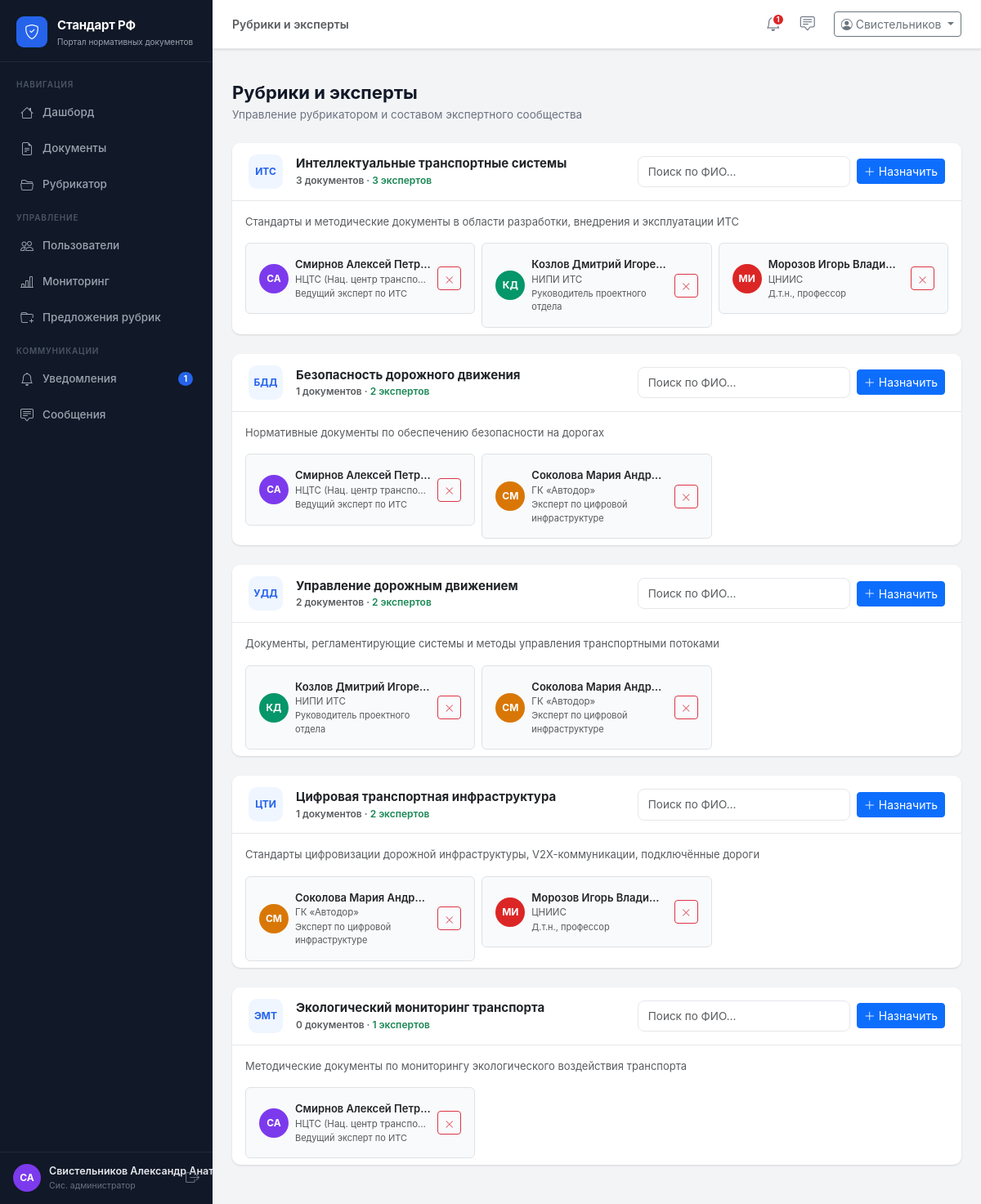
/admin/rubrics (signed in), run on the app's committed database.
### app/models.py (models this page shows, shortened)
class User(db.Model):
    __tablename__ = 'users'
    id           = db.Column(db.Integer, primary_key=True)
    username     = db.Column(db.String(80), unique=True, nullable=False)
    email        = db.Column(db.String(120), unique=True, nullable=False)
    password     = db.Column(db.String(200), nullable=False, default='demo123')
    role         = db.Column(db.String(20), nullable=False)   # admin | org | expert
    full_name    = db.Column(db.String(200))
    organization = db.Column(db.String(300))
    position     = db.Column(db.String(200))
    created_at   = db.Column(db.DateTime, default=datetime.utcnow)
    phone        = db.Column(db.String(20))
    is_active    = db.Column(db.Boolean, default=True)
    org_id       = db.Column(db.Integer, db.ForeignKey('users.id'), nullable=True)
    rubric_id    = db.Column(db.Integer, db.ForeignKey('rubrics.id'), nullable=True)
    documents     = db.relationship('Document', backref='author', lazy=True,
                                    foreign_keys='Document.author_id')
    comments      = db.relationship('Comment', backref='author', lazy=True)
    notifications = db.relationship('Notification', backref='user', lazy=True)
    def get_initials(self):
        if self.full_name:
            parts = self.full_name.split()
            if len(parts) >= 2:
                return f"{parts[0][0]}{parts[1][0]}".upper()
            return self.full_name[:2].upper()
        return self.username[:2].upper()
    def role_label(self):
        return {'admin': 'Сис. администратор', 'org': 'Разработчик', 'organization': 'Организация', 'expert': 'Эксперт'}.get(self.role, self.role)
    def unread_notifications(self):
        return Notification.query.filter_by(user_id=self.id, is_read=False).count()
    def unread_messages(self):
        return Message.query.filter_by(receiver_id=self.id, is_read=False).count()

class Rubric(db.Model):
    __tablename__ = 'rubrics'
    id          = db.Column(db.Integer, primary_key=True)
    code        = db.Column(db.String(20), unique=True, nullable=False)
    name        = db.Column(db.String(200), nullable=False)
    description = db.Column(db.Text)
    created_at  = db.Column(db.DateTime, default=datetime.utcnow)
    documents = db.relationship('Document', backref='rubric', lazy=True)
    def document_count(self):
        return Document.query.filter_by(rubric_id=self.id).count()

class RubricExpert(db.Model):
    __tablename__ = 'rubric_experts'
    id          = db.Column(db.Integer, primary_key=True)
    rubric_id   = db.Column(db.Integer, db.ForeignKey('rubrics.id'), nullable=False)
    user_id     = db.Column(db.Integer, db.ForeignKey('users.id'), nullable=False)
    assigned_at = db.Column(db.DateTime, default=datetime.utcnow)
    rubric = db.relationship('Rubric', backref='expert_assignments')
    user   = db.relationship('User', backref='rubric_assignments')

### app/routes/admin.py (the view)
@admin_bp.route('/rubrics')
@role_required('admin')
def rubrics():
    user        = get_current_user()
    all_rubrics = Rubric.query.all()
    experts     = User.query.filter_by(role='expert').all()
    assignments = {re.user_id: re.rubric_id
                   for re in RubricExpert.query.all()}
    return render_template('admin/rubrics.html',
                           rubrics=all_rubrics, experts=experts,
                           assignments=assignments, user=user)

### app/utils.py (called while the page is built)
def role_required(*roles):
    def decorator(f):
        @wraps(f)
        def decorated(*args, **kwargs):
            if 'user_id' not in session:
                return redirect(url_for('auth.login'))
            if session.get('role') not in roles:
                flash('Недостаточно прав для доступа к этому разделу.', 'danger')
                return redirect(url_for('main.dashboard'))
            return f(*args, **kwargs)
        return decorated
    return decorator

def get_current_user():
    if 'user_id' in session:
        return User.query.get(session['user_id'])
    return None

### app/templates/admin/rubrics.html (shortened to what this page needs)
{% extends 'base.html' %}
{% block page_title %}Рубрики и эксперты{% endblock %}
{% block content %}
<div class="page-header">
  <h1>Рубрики и эксперты</h1>
  <p>Управление рубрикатором и составом экспертного сообщества</p>
</div>
{% for rubric in rubrics %}
{% set assigned_ids = rubric.expert_assignments | map(attribute='user_id') | list %}
{% set available = experts | rejectattr('id', 'in', assigned_ids) | list %}
<div class="card mb-4">
  <div class="card-header d-flex align-items-center justify-content-between flex-wrap gap-2">
    <div class="d-flex align-items-center gap-3">
      <div style="width:42px;height:42px;background:#eff6ff;border-radius:10px;
                  display:flex;align-items:center;justify-content:center;
                  font-size:12px;font-weight:700;color:#2563eb;flex-shrink:0;">
        {{ rubric.code }}
      </div>
      <div>
        <div class="fw-bold" style="font-size:15px;">{{ rubric.name }}</div>
        <div class="text-muted" style="font-size:12px;">
          {{ rubric.document_count() }} документов
          · <span class="{% if rubric.expert_assignments %}text-success fw-semibold{% endif %}">
            {{ rubric.expert_assignments | length }} экспертов
          </span>
        </div>
      </div>
    </div>
    <form method="POST" action="{{ url_for('admin.assign_expert') }}"
          class="d-flex gap-2 align-items-center expert-assign-form"
          onsubmit="return validateAssign(this)">
      <div class="expert-search-wrap position-relative" style="min-width:260px;">
        <input type="text"
               class="form-control form-control-sm expert-search-input"
               placeholder="{% if available %}Поиск по ФИО…{% else %}Все эксперты назначены{% endif %}"
               autocomplete="off"
               {% if not available %}disabled{% endif %}>
      </div>
      <button type="submit" class="btn btn-sm btn-primary"
              {% if not available %}disabled{% endif %}>
        <i class="bi bi-plus-lg me-1"></i>Назначить
      </button>
    </form>
  </div>
  <div class="card-body {% if rubric.expert_assignments %}pb-2{% endif %}">
    {% if rubric.description %}
    <p class="text-muted mb-3" style="font-size:13px;">{{ rubric.description }}</p>
    {% endif %}
    {% if rubric.expert_assignments %}
    <div class="row g-2">
      {% for re in rubric.expert_assignments %}
      <div class="col-sm-6 col-xl-4">
        <div class="d-flex align-items-center gap-2 p-3 rounded border" style="background:#f9fafb;">
          {% set _colors = ['#2563eb','#7c3aed','#059669','#d97706','#dc2626'] %}
          <div class="user-avatar flex-shrink-0"
               style="width:36px;height:36px;font-size:12px;
                      background:{{ _colors[re.user.id % _colors|length] }};">
            {{ re.user.get_initials() }}
          </div>
          <div class="flex-grow-1 min-w-0">
            <div class="fw-semibold text-truncate" style="font-size:13px;">{{ re.user.full_name }}</div>
            <div class="text-muted text-truncate" style="font-size:11.5px;">{{ re.user.organization }}</div>
            <div class="text-muted" style="font-size:11px;">{{ re.user.position }}</div>
          </div>
          <form method="POST" action="{{ url_for('admin.unassign_expert', re_id=re.id) }}"
                class="flex-shrink-0">
            <button type="submit" class="btn btn-sm btn-outline-danger"
                    title="Убрать из рубрики" style="padding:3px 8px;">
              <i class="bi bi-x-lg" style="font-size:11px;"></i>
            </button>
          </form>
        </div>
      </div>
      {% endfor %}
    </div>
    {% else %}
    <div class="text-muted d-flex align-items-center gap-2" style="font-size:13px;">
      <i class="bi bi-person-x opacity-50"></i>
      Экспертов пока не назначено — начните вводить ФИО выше
    </div>
    {% endif %}
  </div>
</div>
{% endfor %}
{% endblock %}

### app/templates/base.html (shortened to what this page needs)
<!DOCTYPE html>
<html lang="ru">
<head>
  <link rel="stylesheet"
        href="https://cdn.jsdelivr.net/npm/bootstrap@5.3.3/dist/css/bootstrap.min.css" />
  <link rel="stylesheet"
        href="https://cdn.jsdelivr.net/npm/bootstrap-icons@1.11.3/font/bootstrap-icons.min.css" />
  <link rel="stylesheet" href="{{ url_for('static', filename='css/main.css') }}" />
</head>
<body>
<aside class="sidebar" id="sidebar">
  <div class="sidebar-brand">
    <div class="brand-icon"><i class="bi bi-shield-check"></i></div>
    <div class="brand-text">
      <span class="brand-title">Стандарт РФ</span>
      <span class="brand-sub">Портал нормативных документов</span>
    </div>
  </div>
  <nav class="sidebar-nav">
    <div class="nav-section-label">Навигация</div>
    <a href="{{ url_for('main.dashboard') }}"
       class="nav-link {% if request.endpoint == 'main.dashboard' %}active{% endif %}">
      <i class="bi bi-house"></i><span>Дашборд</span>
    </a>
    <a href="{{ url_for('documents.list_documents') }}"
       class="nav-link {% if request.blueprint == 'documents' and request.endpoint != 'documents.add' %}active{% endif %}">
      <i class="bi bi-file-earmark-text"></i><span>Документы</span>
    </a>
    <a href="{{ url_for('rubrics.index') }}"
       class="nav-link {% if request.blueprint == 'rubrics' %}active{% endif %}">
      <i class="bi bi-folder2-open"></i><span>Рубрикатор</span>
    </a>
    {% if session.role in ('admin', 'org', 'organization') %}
    <div class="nav-section-label mt-2">Управление</div>
    {% if session.role == 'admin' %}
    <a href="{{ url_for('admin.users') }}"
       class="nav-link {% if request.endpoint in ('admin.users','admin.create_user','admin.toggle_user') %}active{% endif %}">
      <i class="bi bi-people"></i><span>Пользователи</span>
    </a>
    <a href="{{ url_for('admin.monitoring') }}"
       class="nav-link {% if request.endpoint == 'admin.monitoring' %}active{% endif %}">
      <i class="bi bi-bar-chart-line"></i><span>Мониторинг</span>
    </a>
    <a href="{{ url_for('admin.rubric_proposals') }}"
       class="nav-link {% if request.endpoint in ('admin.rubric_proposals','admin.approve_rubric_proposal','admin.reject_rubric_proposal') %}active{% endif %}">
      <i class="bi bi-folder-plus"></i><span>Предложения рубрик</span>
    </a>
    {% endif %}
    {% endif %}
    <div class="nav-section-label mt-2">Коммуникации</div>
    <a href="{{ url_for('notifications.index') }}"
       class="nav-link {% if request.blueprint == 'notifications' %}active{% endif %}">
      <i class="bi bi-bell"></i><span>Уведомления</span>
      {% set unread_n = current_user.unread_notifications() if current_user else 0 %}
      {% if unread_n > 0 %}
      <span class="nav-badge">{{ unread_n }}</span>
      {% endif %}
    </a>
    <a href="{{ url_for('messages.index') }}"
       class="nav-link {% if request.blueprint == 'messages' %}active{% endif %}">
      <i class="bi bi-chat-square-text"></i><span>Сообщения</span>
      {% set unread_m = current_user.unread_messages() if current_user else 0 %}
    </a>
  </nav>
  <div class="sidebar-footer">
    <div class="user-card">
      {% set _avatar_colors = ['#2563eb','#7c3aed','#059669','#d97706','#dc2626'] %}
      <div class="user-avatar" style="background:{{ _avatar_colors[(current_user.id % _avatar_colors|length) if current_user else 0] }}">
        {{ current_user.get_initials() if current_user else '?' }}
      </div>
      <div class="user-info">
        <div class="user-name">{{ session.full_name or 'Гость' }}</div>
        <div class="user-role">{{ current_user.role_label() if current_user else '' }}</div>
      </div>
    </div>
    <a href="{{ url_for('auth.logout') }}" class="btn-logout" title="Выйти">
      <i class="bi bi-box-arrow-right"></i>
    </a>
  </div>
</aside>
<div class="main-wrapper">
  <header class="topbar">
    <div class="topbar-breadcrumb">
      {% block breadcrumb %}
      <span class="text-muted">{% block page_title %}{% endblock %}</span>
      {% endblock %}
    </div>
    <div class="topbar-actions ms-auto">
      <a href="{{ url_for('notifications.index') }}" class="topbar-icon-btn" title="Уведомления">
        {% set unread_n = current_user.unread_notifications() if current_user else 0 %}
        {% if unread_n > 0 %}<span class="dot-badge">{{ unread_n }}</span>{% endif %}
      </a>
      <a href="{{ url_for('messages.index') }}" class="topbar-icon-btn" title="Сообщения">
        <i class="bi bi-chat-square-text"></i>
        {% set unread_m = current_user.unread_messages() if current_user else 0 %}
      </a>
      <div class="dropdown ms-2">
        <button class="btn btn-outline-secondary btn-sm dropdown-toggle" data-bs-toggle="dropdown">
          <i class="bi bi-person-circle me-1"></i>{{ session.full_name.split()[0] if session.full_name else 'Гость' }}
        </button>
      </div>
    </div>
  </header>
  <div class="flash-container">
  </div>
  <main class="page-content">
    {% block content %}{% endblock %}
  </main>
</div>
</body>
</html>

### data on the page
User: full_name "СА", role "Сис. администратор"
Rubric: code "ИТС", name "Интеллектуальные транспортные системы", document_count "3", expert_assignments|length "3", description "Стандарты и методические документы в области разработки, внедрения и эксплуатации ИТС"
RubricExpert: user.get_initials "СА", user.full_name "Смирнов Алексей Петр…", user.organization "НЦТС (Нац. центр транспо…", user.position "Ведущий эксперт по ИТС"
RubricExpert: user.get_initials "КД", user.full_name "Козлов Дмитрий Игоре…", user.organization "НИПИ ИТС", user.position "Руководитель проектного отдела"
RubricExpert: user.get_initials "МИ", user.full_name "Морозов Игорь Влади…", user.organization "ЦНИИС", user.position "Д.т.н., профессор"
Rubric: code "БДД", name "Безопасность дорожного движения", document_count "1", expert_assignments|length "2", description "Нормативные документы по обеспечению безопасности на дорогах"
RubricExpert: user.get_initials "СА", user.full_name "Смирнов Алексей Петр…", user.organization "НЦТС (Нац. центр транспо…", user.position "Ведущий эксперт по ИТС"
RubricExpert: user.get_initials "СМ", user.full_name "Соколова Мария Андр…", user.organization "ГК «Автодор»", user.position "Эксперт по цифровой инфраструктуре"
Rubric: code "УДД", name "Управление дорожным движением", document_count "2", expert_assignments|length "2", description "Документы, регламентирующие системы и методы управления транспортными потоками"
RubricExpert: user.get_initials "КД", user.full_name "Козлов Дмитрий Игоре…", user.organization "НИПИ ИТС", user.position "Руководитель проектного отдела"
RubricExpert: user.get_initials "СМ", user.full_name "Соколова Мария Андр…", user.organization "ГК «Автодор»", user.position "Эксперт по цифровой инфраструктуре"
Rubric: code "ЦТИ", name "Цифровая транспортная инфраструктура", document_count "1", expert_assignments|length "2", description "Стандарты цифровизации дорожной инфраструктуры, V2X-коммуникации, подключённые дороги"
RubricExpert: user.get_initials "СМ", user.full_name "Соколова Мария Андр…", user.organization "ГК «Автодор»", user.position "Эксперт по цифровой инфраструктуре"
RubricExpert: user.get_initials "МИ", user.full_name "Морозов Игорь Влади…", user.organization "ЦНИИС", user.position "Д.т.н., профессор"
Rubric: code "ЭМТ", name "Экологический мониторинг транспорта", document_count "0", expert_assignments|length "1", description "Методические документы по мониторингу экологического воздействия транспорта"
RubricExpert: user.get_initials "СА", user.full_name "Смирнов Алексей Петр…", user.organization "НЦТС (Нац. центр транспо…", user.position "Ведущий эксперт по ИТС"

### other printed values
{{ unread_n }} "1"
{{ session.full_name or 'Гость' }} "Свистельников Александр…"
{{ session.full_name.split()[0] if session.full_name else 'Гость' }} "Свистельников"
